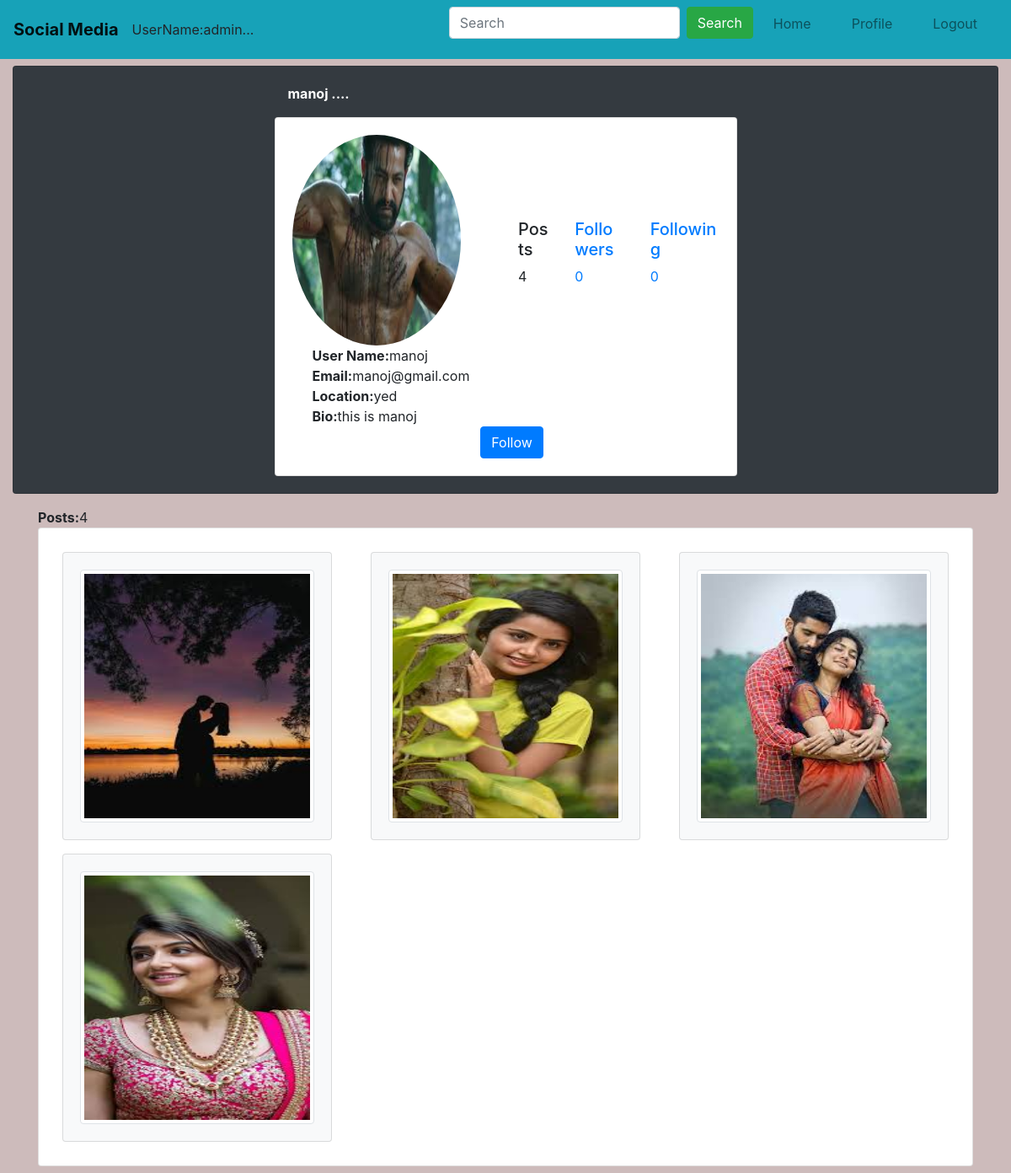
The page /users/profile/manoj (signed in) on the database its author committed.
### user1app/models.py (models this page shows, shortened)
class profile(models.Model):
    user=models.OneToOneField(User,on_delete=models.CASCADE)
    img=models.ImageField(default='default profile.jpg',upload_to='media')
    location=models.CharField(max_length=100,null=True,blank=True)
    bio=models.TextField(null=True,blank=True)

class upload(models.Model):
    user=models.ForeignKey(User,on_delete=models.CASCADE)
    post=models.FileField(upload_to='media',null=True)
    date_posted=models.DateTimeField(auto_now_add=True)

### usersapp/views.py (the view)
# urls.py: path('profile/<str:user>',views.profile_view,name='usersprofile'),
@login_required
def profile_view(request,user):
    data1=get_object_or_404(User,username=user)
    data=profile.objects.get(user=data1)
    data2=upload.objects.filter(user=data1)
    ashok1=follow_model.objects.filter(user=data1)
    ashok2=ashok1.count()
    ashok3=follow_model.objects.filter(profile_follow=data)
    ashok4=ashok3.count()
    ashok5=follow_model.objects.filter(user=request.user)
    ashok6=ashok5.values_list('profile_follow',flat=True)
    for i in data2:
            if i.post.name.lower().endswith(('.jpg','.png','.jpeg')):
                i.file_type = 'image'
            elif i.post.name.lower().endswith('.mp4'):
                i.file_type = 'video'
            elif i.post.name.lower().endswith(('.mp3', '.wav', '.ogg')):
                i.file_type = 'audio'
            else:
                i.file_type = 'other'
    a1=data2.count()
    return render(request,'usersprofile.html',{'data':data,'data2':data2,'a1':a1,'ashok2':ashok2,'ashok4':ashok4,'ashok6':ashok6})

### templates/usersprofile.html (shortened to what this page needs)
{% extends 'base.html' %}
{% load static %}
{% block content %}
{% include 'navbar.html' %}
<div class="container-fluid">
  <div class="row">
    <div class="col-md-12 ">
      <div class="card mt-2 mb-2 bg-dark">
        <div class="card-body">
          <div class="row">
            <div class="offset-md-3 col-md-6">
               <b class="m-3 text-white">{{data.user}} ....</b>
              <div class="card mt-3">
                <div class="card-body">
                  <div class="row">
                    <div class="col-md-6">
                      <img src="{{data.img.url}}" class="rounded-circle "width='200px'height='250px'><br>
<div class="ml-4">
                      <b class="">User Name:</b>{{data.user}} <br>
                      <b class="">Email:</b>{{data.user.email}}<br>
                      <b class="">Location:</b>{{data.location}} <br>
                      <b class="">Bio:</b>{{data.bio}}
</div>
                    </div>
                    <div class=" col-md-6"style="margin-top: 100px;">
                    <div class="row ">
                      <div class="col-md-3">
                        <h5>Posts</h5>{{a1}}
                      </div>
                      <div class="col-md-4">
                        <a href="{% url 'followers' data.user %}"><h5>Followers</h5>{{ashok4}}</a>
                      </div>
                      <div class="col-md-5">
                        <a href="{% url 'following' data.user %}"><h5>Following</h5>{{ashok2}}</a>
                      </div>
                    </div>
                    </div>
                  </div>
{% if data.user != request.user %}
   {% if data.id in ashok6 %}
<div class="row">
  <div class="offset-md-5 col-md-4">
    <a href="{% url 'ashok1' data.id %}" class="btn btn-danger">Following</a>
  </div>
</div>
   {%else %}
<div class="row">
  <div class="offset-md-5 col-md-4">
    <a href="{% url 'ashok1' data.id %}" class="btn btn-primary">Follow</a>
  </div>
</div>
   {% endif %}
{% endif %}
                </div>
              </div>
            </div>
          </div>
        </div>
      </div>
    </div>
  </div>
</div>
<div class="container mt-2 mb-2">
  <b>Posts:</b>{{a1}}
  <div class="row">
    <div class="col-md-12">
{% if data2 %}
      <div class="card ">
       <div class="card-body">
<div class="row">
  {% for i in data2 %}
  <div class="col-md-4">
    <div class="card m-2 bg-light">
      <div class="card-body">
        {% if i.file_type == 'image' %}
          <img src="{{ i.post.url }}" class="img-thumbnail" style="width: 300px; height: 300px;">
        {% elif i.file_type == 'video' %}
          <video width="300" height="300" controls>
            <source src="{{ i.post.url }}" type="video/mp4">
            Your browser does not support the video tag.
          </video>
        {% elif i.file_type == 'audio' %}
          <audio controls>
            <source src="{{ i.post.url }}" type="audio/mpeg">
            Your browser does not support the audio tag.
          </audio>
        {% else %}
          <a href="{{ i.post.url }}" target="_blank">{{ i.post.name }}</a>
        {% endif %}
      </div>
    </div>
  </div>
  {% endfor %}
</div>
       </div>
      </div>
    </div>
  </div>
  {% else %}
  <center>
<h4>No Posts</h4>
</center>
{% endif %}
</div>
{% endblock %}

### templates/navbar.html (shortened to what this page needs)
<nav class="navbar navbar-expand-lg navbar-light bg-info">
  <b><a class="navbar-brand" href="#">Social Media</a></b> UserName:{{user}}...
  <div class="collapse navbar-collapse justify-content-end" id="navbarNav">
  <ul class="navbar-nav">
    {% if request.user.is_authenticated %}
    <form class="form-inline" method="GET" action="{% url 'search'  %}">
      <input class="form-control mr-sm-2" type="text" placeholder="Search"name='keyword'>
      <button class="btn btn-success" type="submit">Search</button>
    </form>
    <li class="nav-item">
      <a class="nav-link mr-3 ml-3" href="{% url 'home' %}">Home <span class="sr-only">(current)</span></a>
    </li>
    <li class="nav-item">
      <a href="{% url 'Profile' %}" class="nav-link  mr-3 ml-3">Profile</a>
    </li>
    <li class="nav-item">
      <a class="nav-link  mr-3 ml-3" href="{% url 'log_out' %}">Logout</a>
    </li>
    {% endif %}
  </ul>
</div>
</nav>

### rows shown on the page
profile: user "manoj", img (picture), user.email "manoj@gmail.com", location "yed", bio "this is manoj"
upload: post (picture)
upload: post (picture)
upload: post (picture)
upload: post (picture)

### other values the page prints
{{ user }} "admin"
{{ a1 }} "4"
{{ ashok4 }} "0"
{{ ashok2 }} "0"
